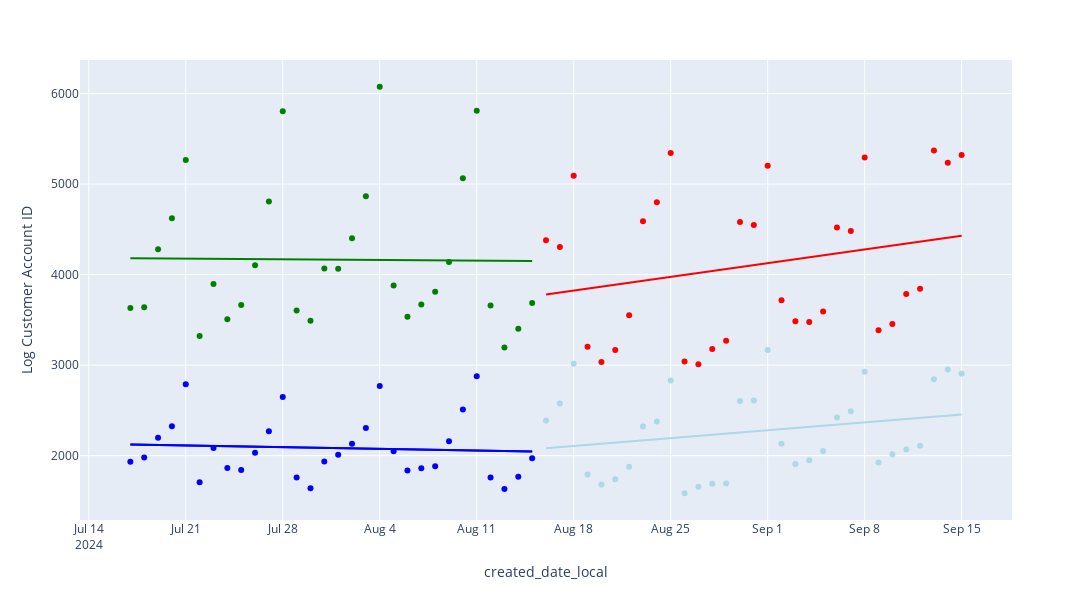

Notebook code for this chart:
### Code cell
import pandas as pd
import plotly.express as px


# Example intervention date (replace this with your actual intervention date)
intervention_date = '2024-08-16'

# Ensure created_date_local is in datetime format
final_df['created_date_local'] = pd.to_datetime(final_df['created_date_local'], errors='coerce')

# Ensure platform_order_code is numeric
final_df['customer_account_id'] = pd.to_numeric(final_df['customer_account_id'], errors='coerce')
#final_df['log_customer_account_id'] = np.log(final_df_clean['customer_account_id'] + 1)  # Adding 1 to avoid log(0) errors


# Drop rows with missing values in either column
final_df_clean = final_df.dropna(subset=['created_date_local', 'customer_account_id'])

# Separate control and treatment groups
control_group = final_df_clean[final_df_clean['group'] == 'control']
treatment_group = final_df_clean[final_df_clean['group'] == 'treatment']

# Split control group into pre- and post-intervention
control_pre = control_group[control_group['created_date_local'] < intervention_date]
control_post = control_group[control_group['created_date_local'] >= intervention_date]

# Split treatment group into pre- and post-intervention
treatment_pre = treatment_group[treatment_group['created_date_local'] < intervention_date]
treatment_post = treatment_group[treatment_group['created_date_local'] >= intervention_date]

# Scatter plot for the control group (pre-intervention) with regression line and confidence intervals
fig = px.scatter(
    control_pre,
    x='created_date_local',
    y='customer_account_id',
    color_discrete_sequence=['blue'],  # Pre-intervention control in blue
    trendline='ols',  # Regression line for pre-intervention control
    trendline_scope='trace',  # Ensures confidence intervals are plotted
    trendline_color_override='blue'
)

# Add confidence intervals for the pre-intervention control group
fig.add_trace(
    px.scatter(
        control_pre,
        x='created_date_local',
        y='customer_account_id',
        color_discrete_sequence=['blue'],
        trendline='ols',  # Regression line for pre-intervention control
        trendline_scope='trace',  # Ensures confidence intervals are plotted
        trendline_color_override='blue'
    ).data[1]  # Selecting only the trendline trace
)

# Scatter plot for the control group (post-intervention) with regression line and confidence intervals
fig.add_trace(
    px.scatter(
        control_post,
        x='created_date_local',
        y='customer_account_id',
        color_discrete_sequence=['lightblue'],  # Post-intervention control in light blue
        trendline='ols',  # Regression line for post-intervention control
        trendline_scope='trace',  # Ensures confidence intervals are plotted
        trendline_color_override='lightblue'
    ).data[0]  # Selecting only the scatter trace
)

fig.add_trace(
    px.scatter(
        control_post,
        x='created_date_local',
        y='customer_account_id',
        color_discrete_sequence=['lightblue'],
        trendline='ols',  # Regression line for post-intervention control
        trendline_scope='trace',  # Ensures confidence intervals are plotted
        trendline_color_override='lightblue'
    ).data[1]  # Selecting only the trendline trace
)

# Scatter plot for the treatment group (pre-intervention) with regression line and confidence intervals
fig.add_trace(
    px.scatter(
        treatment_pre,
        x='created_date_local',
        y='customer_account_id',
        color_discrete_sequence=['green'],  # Pre-intervention treatment in green
        trendline='ols',  # Regression line for pre-intervention treatment
        trendline_scope='trace',  # Ensures confidence intervals are plotted
        trendline_color_override='green'
    ).data[0]  # Selecting only the scatter trace
)

fig.add_trace(
    px.scatter(
        treatment_pre,
        x='created_date_local',
        y='customer_account_id',
        color_discrete_sequence=['green'],
        trendline='ols',  # Regression line for pre-intervention treatment
        trendline_scope='trace',  # Ensures confidence intervals are plotted
        trendline_color_override='green'
    ).data[1]  # Selecting only the trendline trace
)

# Scatter plot for the treatment group (post-intervention) with regression line and confidence intervals
fig.add_trace(
    px.scatter(
        treatment_post,
        x='created_date_local',
        y='customer_account_id',
        color_discrete_sequence=['red'],  # Post-intervention treatment in red
        trendline='ols',  # Regression line for post-intervention treatment
        trendline_scope='trace',  # Ensures confidence intervals are plotted
        trendline_color_override='red'
    ).data[0]  # Selecting only the scatter trace
)

fig.add_trace(
    px.scatter(
        treatment_post,
        x='created_date_local',
        y='customer_account_id',
        color_discrete_sequence=['red'],
        trendline='ols',  # Regression line for post-intervention treatment
        trendline_scope='trace',  # Ensures confidence intervals are plotted
        trendline_color_override='red'
    ).data[1]  # Selecting only the trendline trace
)

# Update layout for better visualization
fig.update_layout(
    xaxis_title='created_date_local',
    yaxis_title='Log Customer Account ID',
    yaxis_range=[0, None],  # Start y-axis at 0
    legend_title='Group',
    height=600,  # Height of the plot
    width=1200,  # Width of the plot
    showlegend=False  # Hide duplicate legends from added traces
)

# Show the plot
fig.show()

### Figure 1 — Plotly figure (JSON) as saved in the notebook; plotly's stock layout.template omitted (floating-point values rounded to 4 significant figures)
{"data": [{"hovertemplate": "created_date_local=%{x}<br>customer_account_id=%{y}<extra></extra>", "legendgroup": "", "marker": {"color": "blue", "symbol": "circle"}, "mode": "markers", "name": "", "orientation": "v", "showlegend": false, "type": "scatter", "x": ["2024-07-17T00:00:00", "2024-07-18T00:00:00", "2024-07-19T00:00:00", "2024-07-20T00:00:00", "2024-07-21T00:00:00", "2024-07-22T00:00:00", "2024-07-23T00:00:00", "2024-07-24T00:00:00", "2024-07-25T00:00:00", "2024-07-26T00:00:00", "2024-07-27T00:00:00", "2024-07-28T00:00:00", "2024-07-29T00:00:00", "2024-07-30T00:00:00", "2024-07-31T00:00:00", "2024-08-01T00:00:00", "2024-08-02T00:00:00", "2024-08-03T00:00:00", "2024-08-04T00:00:00", "2024-08-05T00:00:00", "2024-08-06T00:00:00", "2024-08-07T00:00:00", "2024-08-08T00:00:00", "2024-08-09T00:00:00", "2024-08-10T00:00:00", "2024-08-11T00:00:00", "2024-08-12T00:00:00", "2024-08-13T00:00:00", "2024-08-14T00:00:00", "2024-08-15T00:00:00"], "xaxis": "x", "y": [1933, 1978, 2196, 2323, 2788, 1706, 2085, 1862, 1840, 2032, 2269, 2647, 1759, 1638, 1936, 2009, 2131, 2305, 2769, 2049, 1836, 1860, 1882, 2159, 2508, 2876, 1759, 1631, 1766, 1971], "yaxis": "y"}, {"hovertemplate": "<b>OLS trendline</b><br>customer_account_id = -3.04222e-05 * created_date_local + 54483.4<br>R<sup>2</sup>=0.004503<br><br>created_date_local=%{x}<br>customer_account_id=%{y} <b>(trend)</b><extra></extra>", "legendgroup": "", "line": {"color": "blue"}, "marker": {"color": "blue", "symbol": "circle"}, "mode": "lines", "name": "", "showlegend": false, "type": "scatter", "x": ["2024-07-17T00:00:00", "2024-07-18T00:00:00", "2024-07-19T00:00:00", "2024-07-20T00:00:00", "2024-07-21T00:00:00", "2024-07-22T00:00:00", "2024-07-23T00:00:00", "2024-07-24T00:00:00", "2024-07-25T00:00:00", "2024-07-26T00:00:00", "2024-07-27T00:00:00", "2024-07-28T00:00:00", "2024-07-29T00:00:00", "2024-07-30T00:00:00", "2024-07-31T00:00:00", "2024-08-01T00:00:00", "2024-08-02T00:00:00", "2024-08-03T00:00:00", "2024-08-04T00:00:00", "2024-08-05T00:00:00", "2024-08-06T00:00:00", "2024-08-07T00:00:00", "2024-08-08T00:00:00", "2024-08-09T00:00:00", "2024-08-10T00:00:00", "2024-08-11T00:00:00", "2024-08-12T00:00:00", "2024-08-13T00:00:00", "2024-08-14T00:00:00", "2024-08-15T00:00:00"], "xaxis": "x", "y": [2122.0, 2119.0, 2116.0, 2114.0, 2111.0, 2108.0, 2106.0, 2103.0, 2101.0, 2098.0, 2095.0, 2093.0, 2090.0, 2087.0, 2085.0, 2082.0, 2079.0, 2077.0, 2074.0, 2072.0, 2069.0, 2066.0, 2064.0, 2061.0, 2058.0, 2056.0, 2053.0, 2051.0, 2048.0, 2045.0], "yaxis": "y"}, {"hovertemplate": "<b>OLS trendline</b><br>customer_account_id = -3.04222e-05 * created_date_local + 54483.4<br>R<sup>2</sup>=0.004503<br><br>created_date_local=%{x}<br>customer_account_id=%{y} <b>(trend)</b><extra></extra>", "legendgroup": "", "line": {"color": "blue"}, "marker": {"color": "blue", "symbol": "circle"}, "mode": "lines", "name": "", "showlegend": false, "type": "scatter", "x": ["2024-07-17T00:00:00", "2024-07-18T00:00:00", "2024-07-19T00:00:00", "2024-07-20T00:00:00", "2024-07-21T00:00:00", "2024-07-22T00:00:00", "2024-07-23T00:00:00", "2024-07-24T00:00:00", "2024-07-25T00:00:00", "2024-07-26T00:00:00", "2024-07-27T00:00:00", "2024-07-28T00:00:00", "2024-07-29T00:00:00", "2024-07-30T00:00:00", "2024-07-31T00:00:00", "2024-08-01T00:00:00", "2024-08-02T00:00:00", "2024-08-03T00:00:00", "2024-08-04T00:00:00", "2024-08-05T00:00:00", "2024-08-06T00:00:00", "2024-08-07T00:00:00", "2024-08-08T00:00:00", "2024-08-09T00:00:00", "2024-08-10T00:00:00", "2024-08-11T00:00:00", "2024-08-12T00:00:00", "2024-08-13T00:00:00", "2024-08-14T00:00:00", "2024-08-15T00:00:00"], "xaxis": "x", "y": [2122.0, 2119.0, 2116.0, 2114.0, 2111.0, 2108.0, 2106.0, 2103.0, 2101.0, 2098.0, 2095.0, 2093.0, 2090.0, 2087.0, 2085.0, 2082.0, 2079.0, 2077.0, 2074.0, 2072.0, 2069.0, 2066.0, 2064.0, 2061.0, 2058.0, 2056.0, 2053.0, 2051.0, 2048.0, 2045.0], "yaxis": "y"}, {"hovertemplate": "created_date_local=%{x}<br>customer_account_id=%{y}<extra></extra>", "legendgroup": "", "marker": {"color": "lightblue", "symbol": "circle"}, "mode": "markers", "name": "", "orientation": "v", "showlegend": false, "type": "scatter", "x": ["2024-08-16T00:00:00", "2024-08-17T00:00:00", "2024-08-18T00:00:00", "2024-08-19T00:00:00", "2024-08-20T00:00:00", "2024-08-21T00:00:00", "2024-08-22T00:00:00", "2024-08-23T00:00:00", "2024-08-24T00:00:00", "2024-08-25T00:00:00", "2024-08-26T00:00:00", "2024-08-27T00:00:00", "2024-08-28T00:00:00", "2024-08-29T00:00:00", "2024-08-30T00:00:00", "2024-08-31T00:00:00", "2024-09-01T00:00:00", "2024-09-02T00:00:00", "2024-09-03T00:00:00", "2024-09-04T00:00:00", "2024-09-05T00:00:00", "2024-09-06T00:00:00", "2024-09-07T00:00:00", "2024-09-08T00:00:00", "2024-09-09T00:00:00", "2024-09-10T00:00:00", "2024-09-11T00:00:00", "2024-09-12T00:00:00", "2024-09-13T00:00:00", "2024-09-14T00:00:00", "2024-09-15T00:00:00"], "xaxis": "x", "y": [2387, 2576, 3016, 1790, 1681, 1738, 1877, 2321, 2376, 2830, 1584, 1655, 1688, 1691, 2603, 2610, 3168, 2131, 1907, 1948, 2050, 2421, 2489, 2927, 1925, 2014, 2067, 2110, 2843, 2952, 2904], "yaxis": "y"}, {"hovertemplate": "<b>OLS trendline</b><br>customer_account_id = 0.000143915 * created_date_local + -245996<br>R<sup>2</sup>=0.056273<br><br>created_date_local=%{x}<br>customer_account_id=%{y} <b>(trend)</b><extra></extra>", "legendgroup": "", "line": {"color": "lightblue"}, "marker": {"color": "lightblue", "symbol": "circle"}, "mode": "lines", "name": "", "showlegend": false, "type": "scatter", "x": ["2024-08-16T00:00:00", "2024-08-17T00:00:00", "2024-08-18T00:00:00", "2024-08-19T00:00:00", "2024-08-20T00:00:00", "2024-08-21T00:00:00", "2024-08-22T00:00:00", "2024-08-23T00:00:00", "2024-08-24T00:00:00", "2024-08-25T00:00:00", "2024-08-26T00:00:00", "2024-08-27T00:00:00", "2024-08-28T00:00:00", "2024-08-29T00:00:00", "2024-08-30T00:00:00", "2024-08-31T00:00:00", "2024-09-01T00:00:00", "2024-09-02T00:00:00", "2024-09-03T00:00:00", "2024-09-04T00:00:00", "2024-09-05T00:00:00", "2024-09-06T00:00:00", "2024-09-07T00:00:00", "2024-09-08T00:00:00", "2024-09-09T00:00:00", "2024-09-10T00:00:00", "2024-09-11T00:00:00", "2024-09-12T00:00:00", "2024-09-13T00:00:00", "2024-09-14T00:00:00", "2024-09-15T00:00:00"], "xaxis": "x", "y": [2081.0, 2093.0, 2105.0, 2118.0, 2130.0, 2143.0, 2155.0, 2168.0, 2180.0, 2192.0, 2205.0, 2217.0, 2230.0, 2242.0, 2255.0, 2267.0, 2279.0, 2292.0, 2304.0, 2317.0, 2329.0, 2342.0, 2354.0, 2367.0, 2379.0, 2391.0, 2404.0, 2416.0, 2429.0, 2441.0, 2454.0], "yaxis": "y"}, {"hovertemplate": "created_date_local=%{x}<br>customer_account_id=%{y}<extra></extra>", "legendgroup": "", "marker": {"color": "green", "symbol": "circle"}, "mode": "markers", "name": "", "orientation": "v", "showlegend": false, "type": "scatter", "x": ["2024-07-17T00:00:00", "2024-07-18T00:00:00", "2024-07-19T00:00:00", "2024-07-20T00:00:00", "2024-07-21T00:00:00", "2024-07-22T00:00:00", "2024-07-23T00:00:00", "2024-07-24T00:00:00", "2024-07-25T00:00:00", "2024-07-26T00:00:00", "2024-07-27T00:00:00", "2024-07-28T00:00:00", "2024-07-29T00:00:00", "2024-07-30T00:00:00", "2024-07-31T00:00:00", "2024-08-01T00:00:00", "2024-08-02T00:00:00", "2024-08-03T00:00:00", "2024-08-04T00:00:00", "2024-08-05T00:00:00", "2024-08-06T00:00:00", "2024-08-07T00:00:00", "2024-08-08T00:00:00", "2024-08-09T00:00:00", "2024-08-10T00:00:00", "2024-08-11T00:00:00", "2024-08-12T00:00:00", "2024-08-13T00:00:00", "2024-08-14T00:00:00", "2024-08-15T00:00:00"], "xaxis": "x", "y": [3632, 3638, 4281, 4623, 5267, 3322, 3895, 3506, 3665, 4104, 4806, 5803, 3602, 3489, 4066, 4064, 4402, 4866, 6075, 3879, 3535, 3668, 3810, 4139, 5064, 5810, 3659, 3193, 3401, 3687], "yaxis": "y"}, {"hovertemplate": "<b>OLS trendline</b><br>customer_account_id = -1.17646e-05 * created_date_local + 24428.7<br>R<sup>2</sup>=0.000129<br><br>created_date_local=%{x}<br>customer_account_id=%{y} <b>(trend)</b><extra></extra>", "legendgroup": "", "line": {"color": "green"}, "marker": {"color": "green", "symbol": "circle"}, "mode": "lines", "name": "", "showlegend": false, "type": "scatter", "x": ["2024-07-17T00:00:00", "2024-07-18T00:00:00", "2024-07-19T00:00:00", "2024-07-20T00:00:00", "2024-07-21T00:00:00", "2024-07-22T00:00:00", "2024-07-23T00:00:00", "2024-07-24T00:00:00", "2024-07-25T00:00:00", "2024-07-26T00:00:00", "2024-07-27T00:00:00", "2024-07-28T00:00:00", "2024-07-29T00:00:00", "2024-07-30T00:00:00", "2024-07-31T00:00:00", "2024-08-01T00:00:00", "2024-08-02T00:00:00", "2024-08-03T00:00:00", "2024-08-04T00:00:00", "2024-08-05T00:00:00", "2024-08-06T00:00:00", "2024-08-07T00:00:00", "2024-08-08T00:00:00", "2024-08-09T00:00:00", "2024-08-10T00:00:00", "2024-08-11T00:00:00", "2024-08-12T00:00:00", "2024-08-13T00:00:00", "2024-08-14T00:00:00", "2024-08-15T00:00:00"], "xaxis": "x", "y": [4180.0, 4179.0, 4178.0, 4177.0, 4176.0, 4175.0, 4174.0, 4173.0, 4172.0, 4171.0, 4170.0, 4169.0, 4168.0, 4167.0, 4166.0, 4165.0, 4164.0, 4162.0, 4161.0, 4160.0, 4159.0, 4158.0, 4157.0, 4156.0, 4155.0, 4154.0, 4153.0, 4152.0, 4151.0, 4150.0], "yaxis": "y"}, {"hovertemplate": "created_date_local=%{x}<br>customer_account_id=%{y}<extra></extra>", "legendgroup": "", "marker": {"color": "red", "symbol": "circle"}, "mode": "markers", "name": "", "orientation": "v", "showlegend": false, "type": "scatter", "x": ["2024-08-16T00:00:00", "2024-08-17T00:00:00", "2024-08-18T00:00:00", "2024-08-19T00:00:00", "2024-08-20T00:00:00", "2024-08-21T00:00:00", "2024-08-22T00:00:00", "2024-08-23T00:00:00", "2024-08-24T00:00:00", "2024-08-25T00:00:00", "2024-08-26T00:00:00", "2024-08-27T00:00:00", "2024-08-28T00:00:00", "2024-08-29T00:00:00", "2024-08-30T00:00:00", "2024-08-31T00:00:00", "2024-09-01T00:00:00", "2024-09-02T00:00:00", "2024-09-03T00:00:00", "2024-09-04T00:00:00", "2024-09-05T00:00:00", "2024-09-06T00:00:00", "2024-09-07T00:00:00", "2024-09-08T00:00:00", "2024-09-09T00:00:00", "2024-09-10T00:00:00", "2024-09-11T00:00:00", "2024-09-12T00:00:00", "2024-09-13T00:00:00", "2024-09-14T00:00:00", "2024-09-15T00:00:00"], "xaxis": "x", "y": [4380, 4304, 5091, 3203, 3035, 3166, 3550, 4588, 4799, 5342, 3040, 3009, 3177, 3269, 4581, 4548, 5203, 3715, 3483, 3477, 3593, 4519, 4482, 5293, 3384, 3453, 3785, 3842, 5370, 5236, 5321], "yaxis": "y"}, {"hovertemplate": "<b>OLS trendline</b><br>customer_account_id = 0.000250317 * created_date_local + -427709<br>R<sup>2</sup>=0.056864<br><br>created_date_local=%{x}<br>customer_account_id=%{y} <b>(trend)</b><extra></extra>", "legendgroup": "", "line": {"color": "red"}, "marker": {"color": "red", "symbol": "circle"}, "mode": "lines", "name": "", "showlegend": false, "type": "scatter", "x": ["2024-08-16T00:00:00", "2024-08-17T00:00:00", "2024-08-18T00:00:00", "2024-08-19T00:00:00", "2024-08-20T00:00:00", "2024-08-21T00:00:00", "2024-08-22T00:00:00", "2024-08-23T00:00:00", "2024-08-24T00:00:00", "2024-08-25T00:00:00", "2024-08-26T00:00:00", "2024-08-27T00:00:00", "2024-08-28T00:00:00", "2024-08-29T00:00:00", "2024-08-30T00:00:00", "2024-08-31T00:00:00", "2024-09-01T00:00:00", "2024-09-02T00:00:00", "2024-09-03T00:00:00", "2024-09-04T00:00:00", "2024-09-05T00:00:00", "2024-09-06T00:00:00", "2024-09-07T00:00:00", "2024-09-08T00:00:00", "2024-09-09T00:00:00", "2024-09-10T00:00:00", "2024-09-11T00:00:00", "2024-09-12T00:00:00", "2024-09-13T00:00:00", "2024-09-14T00:00:00", "2024-09-15T00:00:00"], "xaxis": "x", "y": [3780.0, 3802.0, 3823.0, 3845.0, 3867.0, 3888.0, 3910.0, 3931.0, 3953.0, 3975.0, 3996.0, 4018.0, 4040.0, 4061.0, 4083.0, 4104.0, 4126.0, 4148.0, 4169.0, 4191.0, 4213.0, 4234.0, 4256.0, 4277.0, 4299.0, 4321.0, 4342.0, 4364.0, 4386.0, 4407.0, 4429.0], "yaxis": "y"}], "layout": {"height": 600, "legend": {"title": {"text": "Group"}, "tracegroupgap": 0}, "margin": {"t": 60}, "showlegend": false, "width": 1200, "xaxis": {"anchor": "y", "domain": [0, 1], "title": {"text": "created_date_local"}}, "yaxis": {"anchor": "x", "domain": [0, 1], "range": [0, null], "title": {"text": "Log Customer Account ID"}}}}
